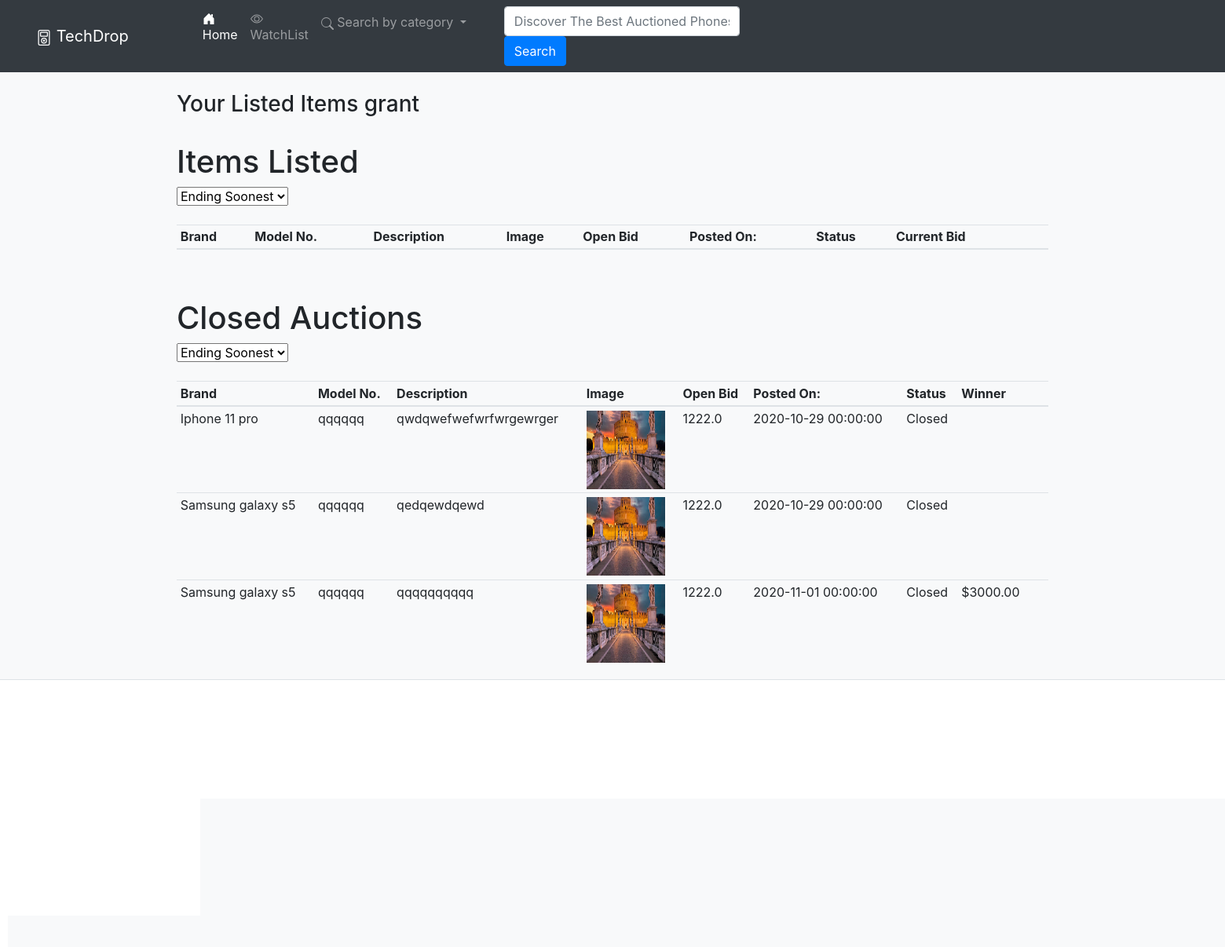
/auctions/listed/1 (signed in), run on the app's committed database.
### PhoneApp/models.py (models this page shows, shortened)
class User(db.Model, UserMixin):
    __tablename__ = 'users'
    id = db.Column(db.Integer, primary_key=True)
    name = db.Column(db.String(100), index=True, unique=True, nullable=False)
    emailid = db.Column(db.String(100), index=True, nullable=False)
    password_hash = db.Column(db.String(255), nullable=False)
    auctions = db.relationship('Auctions', backref='user')
    reviews = db.relationship('Review', backref='user')
    bids = db.relationship('Bid', backref='user')
    watchlists = db.relationship('Watchlist', backref='user')

class Auctions(db.Model):
    __tablename__ = 'auctions'
    id = db.Column(db.Integer, primary_key=True)
    title = db.Column(db.String(80), nullable=False)
    model = db.Column(db.String(80), nullable=False)
    description = db.Column(db.String(200))
    image = db.Column(db.String(400))
    open_bid = db.Column(db.Float(), nullable=False)
    start = db.Column(db.DateTime, default=datetime.now())
    end = db.Column(db.DateTime)
    status = db.Column(db.String(80), default='Active')
    user_id = db.Column(db.Integer, db.ForeignKey('users.id'))
    brand_id = db.Column(db.Integer, db.ForeignKey('brands.id'))
    condition_id = db.Column(db.Integer, db.ForeignKey('condition.id'))
    reviews = db.relationship('Review', backref='auction')
    bids = db.relationship('Bid', backref='auction')
    watchlists = db.relationship('Watchlist', backref='auction')

### PhoneApp/auctions.py (the view)
@bp.route('/listed/<id>', methods=['GET'])
@login_required
def listed(id):
    user = User.query.filter_by(id=id).first()
    for auction in user.auctions:
        current_bid = db.session.query(
            func.max(Bid.bid_amount)).filter_by(auction_id=auction.id).scalar()
        if current_bid is not None:
            auction.current_bid = "${:.2f}".format(current_bid)
        auction.won_user = None
        if current_bid is not None:
            auction.won_user = Bid.query.filter_by(
                bid_amount=current_bid).filter_by(auction_id=auction.id).first().user.name
    if user != current_user:
        return redirect(url_for('main.index', id=id))
    return render_template('auctions/listed.html', user=user)

### PhoneApp/templates/Auctions/listed.html (shortened to what this page needs)
{% extends 'base.html'%}
{% block header %}
<div class="container">
  <table class="table table-sm">
    <span class="col">
      <h3 class="headp3">Your Listed Items {{user.name}}</h3>
    </span>
    <h1>Items Listed</h1>
    <span id="sortBy">
      <select>
        <option>Ending Soonest</option>
      </select>
      <br></br>
    </span>
    <thead>
      <th>Brand</th>
      <th>Model No.</th>
      <th>Description</th>
      <th>Image</th>
      <th>Open Bid</th>
      <th>Posted On:</th>
      <th>Status</th>
      <th>Current Bid</th>
      <th></th>
      <th></th>
    </thead>
  </table>
</div>
<br></br>
<div class="container">
  <table class="table table-sm">
    <h1>Closed Auctions</h1>
    <span id="sortBy">
      <select>
        <option>Ending Soonest</option>
      </select>
      <br></br>
    </span>
    <thead>
      <th>Brand</th>
      <th>Model No.</th>
      <th>Description</th>
      <th>Image</th>
      <th>Open Bid</th>
      <th>Posted On:</th>
      <th>Status</th>
      <th>Winner</th>
      <th></th>
      <th></th>
    </thead>
    <tbody>
      <tr>
        {% for auction in user.auctions %}
        {% if auction.status == 'Closed' %}
        <td>{{auction.title}}</td>
        <td>{{auction.model}}</td>
        <td>{{auction.description}}</td>
        <td><img src={{auction.image}} alt="" border=3 height=100 width=100></img></td>
        <td>{{auction.open_bid}}</td>
        <td>{{auction.start}}</td>
        <td>{{auction.status}}</td>
        <td>{{auction.current_bid}}</td>
        <td>
        </td>
        <td>
          {% endif %}
        </td>
      </tr>
      {% endfor %}
  </table>
</div>
{% endblock %}

### data on the page
User: name "grant"
Auctions: title "Iphone 11 pro", model "qqqqqq", description "qwdqwefwefwrfwrgewrger", image (picture), open_bid "1222.0", start "2020-10-29 00:00:00", status "Closed"
Auctions: title "Samsung galaxy s5", model "qqqqqq", description "qedqewdqewd", image (picture), open_bid "1222.0", start "2020-10-29 00:00:00", status "Closed"
Auctions: title "Samsung galaxy s5", model "qqqqqq", description "qqqqqqqqqq", image (picture), open_bid "1222.0", start "2020-11-01 00:00:00", status "Closed", current_bid "$3000.00"
